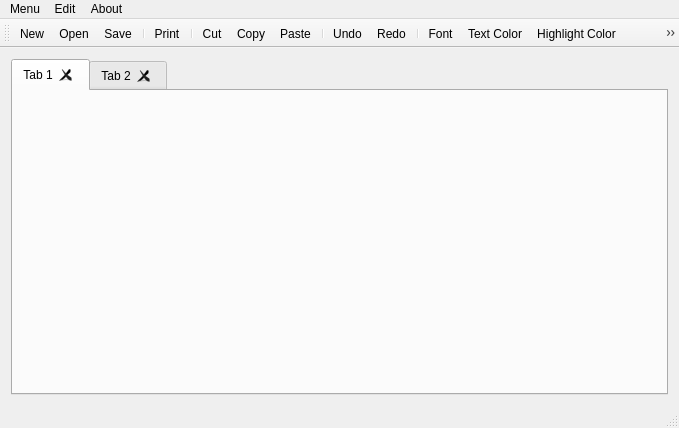
<?xml version="1.0" encoding="UTF-8"?>
<ui version="4.0">
 <class>MainWindow</class>
 <widget class="QMainWindow" name="MainWindow">
  <property name="geometry">
   <rect>
    <x>0</x>
    <y>0</y>
    <width>679</width>
    <height>428</height>
   </rect>
  </property>
  <property name="windowTitle">
   <string>My Notepad</string>
  </property>
  <widget class="QWidget" name="centralWidget">
   <layout class="QVBoxLayout" name="verticalLayout">
    <item>
     <widget class="QTabWidget" name="tabWidget">
      <property name="documentMode">
       <bool>false</bool>
      </property>
      <property name="tabsClosable">
       <bool>true</bool>
      </property>
      <property name="movable">
       <bool>true</bool>
      </property>
      <widget class="QWidget" name="tab">
       <attribute name="title">
        <string>Tab 1</string>
       </attribute>
      </widget>
      <widget class="QWidget" name="tab_2">
       <attribute name="title">
        <string>Tab 2</string>
       </attribute>
      </widget>
     </widget>
    </item>
   </layout>
  </widget>
  <widget class="QMenuBar" name="menuBar">
   <property name="geometry">
    <rect>
     <x>0</x>
     <y>0</y>
     <width>679</width>
     <height>25</height>
    </rect>
   </property>
   <widget class="QMenu" name="menuMenu">
    <property name="title">
     <string>Menu</string>
    </property>
    <addaction name="actionNew"/>
    <addaction name="actionOpen"/>
    <addaction name="separator"/>
    <addaction name="actionSave"/>
    <addaction name="actionSave_as"/>
    <addaction name="separator"/>
    <addaction name="actionPrint"/>
    <addaction name="separator"/>
    <addaction name="actionClose_Tab"/>
    <addaction name="actionQuit"/>
   </widget>
   <widget class="QMenu" name="menuEdit">
    <property name="title">
     <string>Edit</string>
    </property>
    <addaction name="actionCut"/>
    <addaction name="actionCopy"/>
    <addaction name="actionPaste"/>
    <addaction name="separator"/>
    <addaction name="actionUndo"/>
    <addaction name="actionRedo"/>
    <addaction name="separator"/>
    <addaction name="actionFont"/>
    <addaction name="actionText_Color"/>
    <addaction name="actionHighlight_Color"/>
    <addaction name="actionBackground_Color"/>
   </widget>
   <widget class="QMenu" name="menuAbou">
    <property name="title">
     <string>About</string>
    </property>
    <addaction name="actionAbout_My_Notepad"/>
    <addaction name="actionAbout_Qt"/>
   </widget>
   <addaction name="menuMenu"/>
   <addaction name="menuEdit"/>
   <addaction name="menuAbou"/>
  </widget>
  <widget class="QToolBar" name="mainToolBar">
   <attribute name="toolBarArea">
    <enum>TopToolBarArea</enum>
   </attribute>
   <attribute name="toolBarBreak">
    <bool>false</bool>
   </attribute>
   <addaction name="actionNew"/>
   <addaction name="actionOpen"/>
   <addaction name="actionSave"/>
   <addaction name="separator"/>
   <addaction name="actionPrint"/>
   <addaction name="separator"/>
   <addaction name="actionCut"/>
   <addaction name="actionCopy"/>
   <addaction name="actionPaste"/>
   <addaction name="separator"/>
   <addaction name="actionUndo"/>
   <addaction name="actionRedo"/>
   <addaction name="separator"/>
   <addaction name="actionFont"/>
   <addaction name="actionText_Color"/>
   <addaction name="actionHighlight_Color"/>
   <addaction name="actionBackground_Color"/>
   <addaction name="separator"/>
   <addaction name="actionClose_Tab"/>
  </widget>
  <widget class="QStatusBar" name="statusBar"/>
  <action name="actionNew">
   <property name="icon">
    <iconset resource="icons.qrc">
     <normaloff>:/img/new.png</normaloff>:/img/new.png</iconset>
   </property>
   <property name="text">
    <string>New</string>
   </property>
   <property name="shortcut">
    <string>Ctrl+T</string>
   </property>
  </action>
  <action name="actionOpen">
   <property name="icon">
    <iconset resource="icons.qrc">
     <normaloff>:/img/open.png</normaloff>:/img/open.png</iconset>
   </property>
   <property name="text">
    <string>Open</string>
   </property>
  </action>
  <action name="actionSave">
   <property name="icon">
    <iconset resource="icons.qrc">
     <normaloff>:/img/save.png</normaloff>:/img/save.png</iconset>
   </property>
   <property name="text">
    <string>Save</string>
   </property>
   <property name="shortcut">
    <string>Ctrl+S</string>
   </property>
  </action>
  <action name="actionSave_as">
   <property name="icon">
    <iconset resource="icons.qrc">
     <normaloff>:/img/save.png</normaloff>:/img/save.png</iconset>
   </property>
   <property name="text">
    <string>Save as</string>
   </property>
  </action>
  <action name="actionPrint">
   <property name="icon">
    <iconset resource="icons.qrc">
     <normaloff>:/img/print.png</normaloff>:/img/print.png</iconset>
   </property>
   <property name="text">
    <string>Print</string>
   </property>
   <property name="shortcut">
    <string>Ctrl+P</string>
   </property>
  </action>
  <action name="actionQuit">
   <property name="icon">
    <iconset resource="icons.qrc">
     <normaloff>:/img/close.png</normaloff>:/img/close.png</iconset>
   </property>
   <property name="text">
    <string>Quit</string>
   </property>
  </action>
  <action name="actionCut">
   <property name="icon">
    <iconset resource="icons.qrc">
     <normaloff>:/img/cut.png</normaloff>:/img/cut.png</iconset>
   </property>
   <property name="text">
    <string>Cut</string>
   </property>
   <property name="shortcut">
    <string>Ctrl+X</string>
   </property>
  </action>
  <action name="actionCopy">
   <property name="icon">
    <iconset resource="icons.qrc">
     <normaloff>:/img/copy.png</normaloff>:/img/copy.png</iconset>
   </property>
   <property name="text">
    <string>Copy</string>
   </property>
   <property name="shortcut">
    <string>Ctrl+C</string>
   </property>
  </action>
  <action name="actionPaste">
   <property name="icon">
    <iconset resource="icons.qrc">
     <normaloff>:/img/paste.png</normaloff>:/img/paste.png</iconset>
   </property>
   <property name="text">
    <string>Paste</string>
   </property>
   <property name="shortcut">
    <string>Ctrl+V</string>
   </property>
  </action>
  <action name="actionUndo">
   <property name="icon">
    <iconset resource="icons.qrc">
     <normaloff>:/img/undo.png</normaloff>:/img/undo.png</iconset>
   </property>
   <property name="text">
    <string>Undo</string>
   </property>
   <property name="shortcut">
    <string>Ctrl+Z</string>
   </property>
  </action>
  <action name="actionRedo">
   <property name="icon">
    <iconset resource="icons.qrc">
     <normaloff>:/img/redo.png</normaloff>:/img/redo.png</iconset>
   </property>
   <property name="text">
    <string>Redo</string>
   </property>
   <property name="shortcut">
    <string>Ctrl+Y</string>
   </property>
  </action>
  <action name="actionFont">
   <property name="icon">
    <iconset resource="icons.qrc">
     <normaloff>:/img/font.png</normaloff>:/img/font.png</iconset>
   </property>
   <property name="text">
    <string>Font</string>
   </property>
  </action>
  <action name="actionText_Color">
   <property name="icon">
    <iconset resource="icons.qrc">
     <normaloff>:/img/color.png</normaloff>:/img/color.png</iconset>
   </property>
   <property name="text">
    <string>Text Color</string>
   </property>
  </action>
  <action name="actionHighlight_Color">
   <property name="icon">
    <iconset resource="icons.qrc">
     <normaloff>:/img/highlight.png</normaloff>:/img/highlight.png</iconset>
   </property>
   <property name="text">
    <string>Highlight Color</string>
   </property>
  </action>
  <action name="actionBackground_Color">
   <property name="icon">
    <iconset resource="icons.qrc">
     <normaloff>:/img/background.png</normaloff>:/img/background.png</iconset>
   </property>
   <property name="text">
    <string>Background Color</string>
   </property>
  </action>
  <action name="actionAbout_My_Notepad">
   <property name="icon">
    <iconset resource="icons.qrc">
     <normaloff>:/img/info.png</normaloff>:/img/info.png</iconset>
   </property>
   <property name="text">
    <string>About &quot;My Notepad&quot;</string>
   </property>
  </action>
  <action name="actionAbout_Qt">
   <property name="icon">
    <iconset resource="icons.qrc">
     <normaloff>:/img/info.png</normaloff>:/img/info.png</iconset>
   </property>
   <property name="text">
    <string>About Qt</string>
   </property>
  </action>
  <action name="actionClose_Tab">
   <property name="icon">
    <iconset resource="icons.qrc">
     <normaloff>:/img/close.png</normaloff>:/img/close.png</iconset>
   </property>
   <property name="text">
    <string>Close Tab</string>
   </property>
   <property name="shortcut">
    <string>Ctrl+W</string>
   </property>
  </action>
 </widget>
 <layoutdefault spacing="6" margin="11"/>
 <resources>
  <include location="icons.qrc"/>
 </resources>
 <connections/>
</ui>
